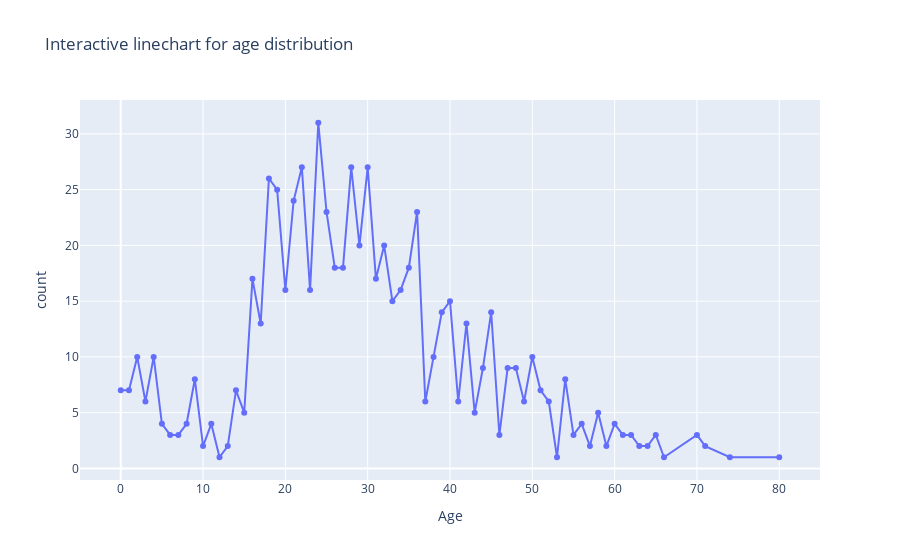

Notebook code for this chart:
### Code cell
fig=px.line(df8,x='Age',y='count',markers=True,title='Interactive linechart for age distribution')
fig.update_traces(hovertemplate='Age:%{x}<br>count:%{y}')

### Figure 1 — Plotly figure (JSON) as saved in the notebook; plotly's stock layout.template omitted (floating-point values rounded to 4 significant figures)
{"data": [{"hovertemplate": "Age:%{x}<br>count:%{y}", "legendgroup": "", "line": {"color": "#636efa", "dash": "solid"}, "marker": {"symbol": "circle"}, "mode": "lines+markers", "name": "", "orientation": "v", "showlegend": false, "type": "scatter", "x": [0, 1, 2, 3, 4, 5, 6, 7, 8, 9, 10, 11, 12, 13, 14, 15, 16, 17, 18, 19, 20, 21, 22, 23, 24, 25, 26, 27, 28, 29, 30, 31, 32, 33, 34, 35, 36, 37, 38, 39, 40, 41, 42, 43, 44, 45, 46, 47, 48, 49, 50, 51, 52, 53, 54, 55, 56, 57, 58, 59, 60, 61, 62, 63, 64, 65, 66, 70, 71, 74, 80], "xaxis": "x", "y": [7, 7, 10, 6, 10, 4, 3, 3, 4, 8, 2, 4, 1, 2, 7, 5, 17, 13, 26, 25, 16, 24, 27, 16, 31, 23, 18, 18, 27, 20, 27, 17, 20, 15, 16, 18, 23, 6, 10, 14, 15, 6, 13, 5, 9, 14, 3, 9, 9, 6, 10, 7, 6, 1, 8, 3, 4, 2, 5, 2, 4, 3, 3, 2, 2, 3, 1, 3, 2, 1, 1], "yaxis": "y"}], "layout": {"legend": {"tracegroupgap": 0}, "title": {"text": "Interactive linechart for age distribution"}, "xaxis": {"anchor": "y", "domain": [0, 1], "title": {"text": "Age"}}, "yaxis": {"anchor": "x", "domain": [0, 1], "title": {"text": "count"}}}}
